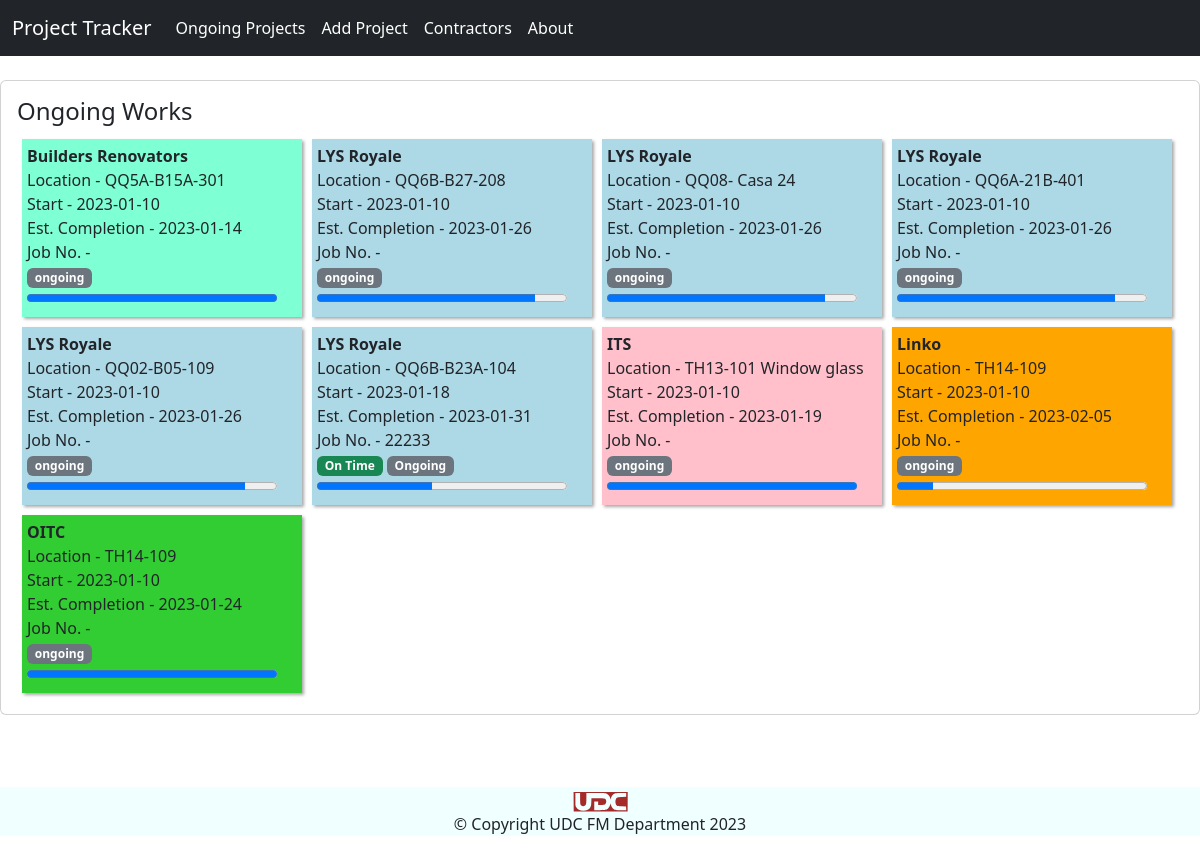
Before: / with the older database file.
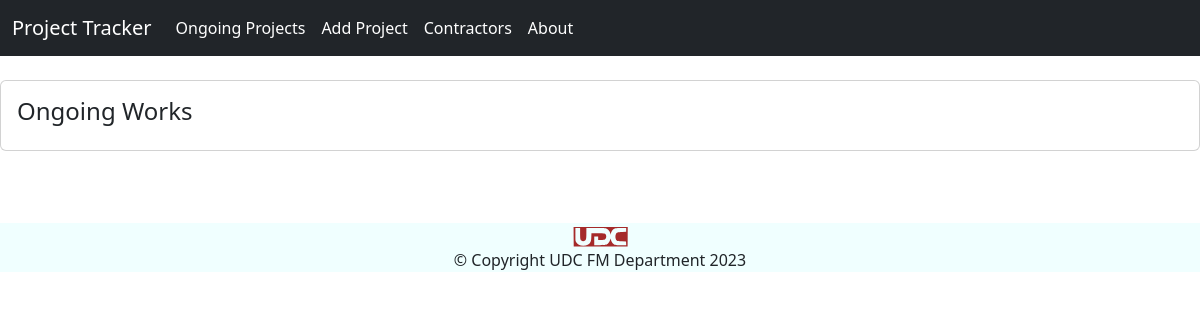
After: the same page with the newer database file.
### tables this page shows
CREATE TABLE works (id INTEGER PRIMARY KEY AUTOINCREMENT, contractor INT, location VARCHAR, comp_date DATETIME, job_no VARCHAR, status VARCHAR, start_date DATETIME, FOREIGN KEY (contractor) REFERENCES contractors (id));

CREATE TABLE contractors                (id INTEGER PRIMARY KEY AUTOINCREMENT,                    name VARCHAR,                        coc BOOLEAN,                            color VARCHAR);

### app.py (the view)
@app.route("/")
def home():
    works = fetch_all_works()
    today = int(datetime.datetime.strftime(datetime.date.today(), "%Y%m%d"))
    context = {"works": works,
               "today": today}
    return render_template('index.html', **context)

### app.py (called while the page is built)
def fetch_all_works():
    with sqlt.connect('data.db') as conn:
        conn.row_factory = sqlt.Row
        cur=conn.cursor()
        works = cur.execute("SELECT contractor, location, \
                            comp_date,job_no, name, color, status,\
                            start_date FROM works \
                            INNER JOIN contractors on \
                            contractors.id=works.contractor\
                            WHERE status!='closed' ORDER BY contractor").fetchall()
        return works

### templates/index.html
{% extends 'base.html' %} {% block content %}
<br>
<div class="card mb-5" style="margin:auto;">
  <div style="padding: 1rem;">
  <h4>Ongoing Works</h4>
  {% for i in works %}
  <div class="notes" style="background-color: {{i.color}};">
    <span><strong>{{i.name}}</strong></span
    ><br />
    <span>Location - {{i.location}}</span><br />
    <span>Start - {{i.start_date}}</span><br />
    <span>Est. Completion - {{i.comp_date}}</span><br />
    <span>Job No. - {{i.job_no}}</span><br>
    {% if i.status=="Ongoing" %}
    {% if today > i.comp_date | replace("-","") | int %}
    <span class="badge bg-danger">Delayed</span>
    {% else %}
    <span class="badge bg-success">On Time</span>
    {% endif %}
    {% endif %}
    {% if i.status=="completed" or i.status=="completed" %}
    <span href="#" class="badge bg-success">{{i.status}}</span><br>
    {% else %}
    <span href="#" class="badge bg-secondary">{{i.status}}</span><br>
    {% endif %}
    <div>
      {% set start = i.start_date | replace("-","") | int %}
      {% set finish = i.comp_date | replace("-","") | int %}
      {% set days = finish - start %}
      {% set elapsed = today-start %}
      {% if days <= elapsed %}
      {% set elapsed = days %}
      {% endif %}
      <progress value="{{elapsed/days*100}}" max="100" style="width:250px;"></progress>
    </div>
  </div>
  {% endfor %}
</div>
{% endblock %}

### templates/base.html (shortened to what this page needs)
<!DOCTYPE html>
<html lang="en">
  <head>
    <link
      rel="stylesheet"
      href="https://cdn.jsdelivr.net/npm/bootstrap@5.3.0-alpha1/dist/css/bootstrap.min.css"
    />
    <link
      rel="stylesheet"
      href="{{url_for('static',filename = 'style.css')}}"
    />
    {% include 'navbar.html' %}
  </head>
  <body>
    <div>{% block content %} {% endblock %}</div>
    <br>
    <footer>
      <div style="background-color:azure; text-align: center;">
        <p>© Copyright UDC FM Department 2023 </p>
      </div>
    </footer>
  </body>
</html>

### templates/navbar.html (shortened to what this page needs)
<nav class="navbar navbar-expand-lg navbar-dark bg-dark">
  <div class="container-fluid">
    <a class="navbar-brand" href="#">Project Tracker</a>
    <div class="collapse navbar-collapse" id="navbarText">
      <ul class="navbar-nav me-auto mb-2 mb-lg-0">
        <li class="nav-item">
          <a class="nav-link active" aria-current="page" href="/"
            >Ongoing Projects</a
          >
        </li>
        <li class="nav-item">
          <a class="nav-link active" href="add_project">Add Project</a>
        </li>
        <li class="nav-item">
          <a class="nav-link active" href="contractors">Contractors</a>
        </li>
        <li class="nav-item">
          <a class="nav-link active" href="about">About</a>
        </li>
      </ul>
    </div>
  </div>
</nav>

Changed rows visible on the page:
removed works: name "Builders Renovators", location "QQ5A-B15A-301", start_date "2023-01-10", comp_date "2023-01-14", status "ongoing", {{ elapsed/days*100 }} 100.0 (drawn)
removed works: name "LYS Royale", location "QQ6B-B27-208", start_date "2023-01-10", comp_date "2023-01-26", status "ongoing", {{ elapsed/days*100 }} 87.5 (drawn)
removed works: name "LYS Royale", location "QQ08- Casa 24", start_date "2023-01-10", comp_date "2023-01-26", status "ongoing", {{ elapsed/days*100 }} 87.5 (drawn)
removed works: name "LYS Royale", location "QQ6A-21B-401", start_date "2023-01-10", comp_date "2023-01-26", status "ongoing", {{ elapsed/days*100 }} 87.5 (drawn)
removed works: name "LYS Royale", location "QQ02-B05-109", start_date "2023-01-10", comp_date "2023-01-26", status "ongoing", {{ elapsed/days*100 }} 87.5 (drawn)
removed works: name "LYS Royale", location "QQ6B-B23A-104", start_date "2023-01-18", comp_date "2023-01-31", job_no "22233", shows "On Time", status "Ongoing", {{ elapsed/days*100 }} 46.15384615384615 (drawn)
removed works: name "ITS", location "TH13-101 Window glass", start_date "2023-01-10", comp_date "2023-01-19", status "ongoing", {{ elapsed/days*100 }} 100.0 (drawn)
removed works: name "Linko", location "TH14-109", start_date "2023-01-10", comp_date "2023-02-05", status "ongoing", {{ elapsed/days*100 }} 14.736842105263156 (drawn)
removed works: name "OITC", location "TH14-109", start_date "2023-01-10", comp_date "2023-01-24", status "ongoing", {{ elapsed/days*100 }} 100.0 (drawn)
